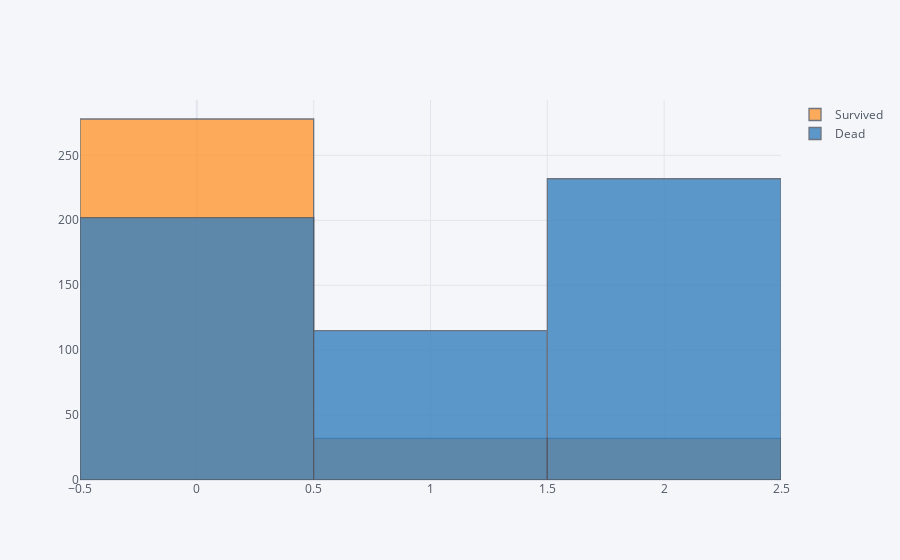

Here is the notebook cell this chart was saved with:
### Code cell
import pandas as pd
import chart_studio.plotly as py
import cufflinks as cf
cf.go_offline(connected=True)

ntrain = 891
train = df[:ntrain]
survived = train[train['Survived'] == 1]['LowChance'] 
dead = train[train['Survived'] == 0]['LowChance']
df_temp1 = pd.concat([survived, dead], axis=1, keys=['Survived', 'Dead'])
df_temp1.iplot(kind='histogram')

### Figure 1 — Plotly figure (JSON) as saved in the notebook; plotly's stock layout.template omitted (floating-point values rounded to 4 significant figures; data arrays with more than 128 entries replaced by an {"elided": "..."} marker saying what was removed)
{"data": [{"histfunc": "count", "histnorm": "", "marker": {"color": "rgba(255, 153, 51, 1.0)", "line": {"color": "#4D5663", "width": 1.3}}, "name": "Survived", "opacity": 0.8, "orientation": "v", "type": "histogram", "x": {"elided": "891 int values"}}, {"histfunc": "count", "histnorm": "", "marker": {"color": "rgba(55, 128, 191, 1.0)", "line": {"color": "#4D5663", "width": 1.3}}, "name": "Dead", "opacity": 0.8, "orientation": "v", "type": "histogram", "x": {"elided": "891 int values"}}], "layout": {"barmode": "overlay", "legend": {"bgcolor": "#F5F6F9", "font": {"color": "#4D5663"}}, "paper_bgcolor": "#F5F6F9", "plot_bgcolor": "#F5F6F9", "title": {"font": {"color": "#4D5663"}}, "xaxis": {"gridcolor": "#E1E5ED", "showgrid": true, "tickfont": {"color": "#4D5663"}, "title": {"font": {"color": "#4D5663"}, "text": ""}, "zerolinecolor": "#E1E5ED"}, "yaxis": {"gridcolor": "#E1E5ED", "showgrid": true, "tickfont": {"color": "#4D5663"}, "title": {"font": {"color": "#4D5663"}, "text": ""}, "zerolinecolor": "#E1E5ED"}}}
